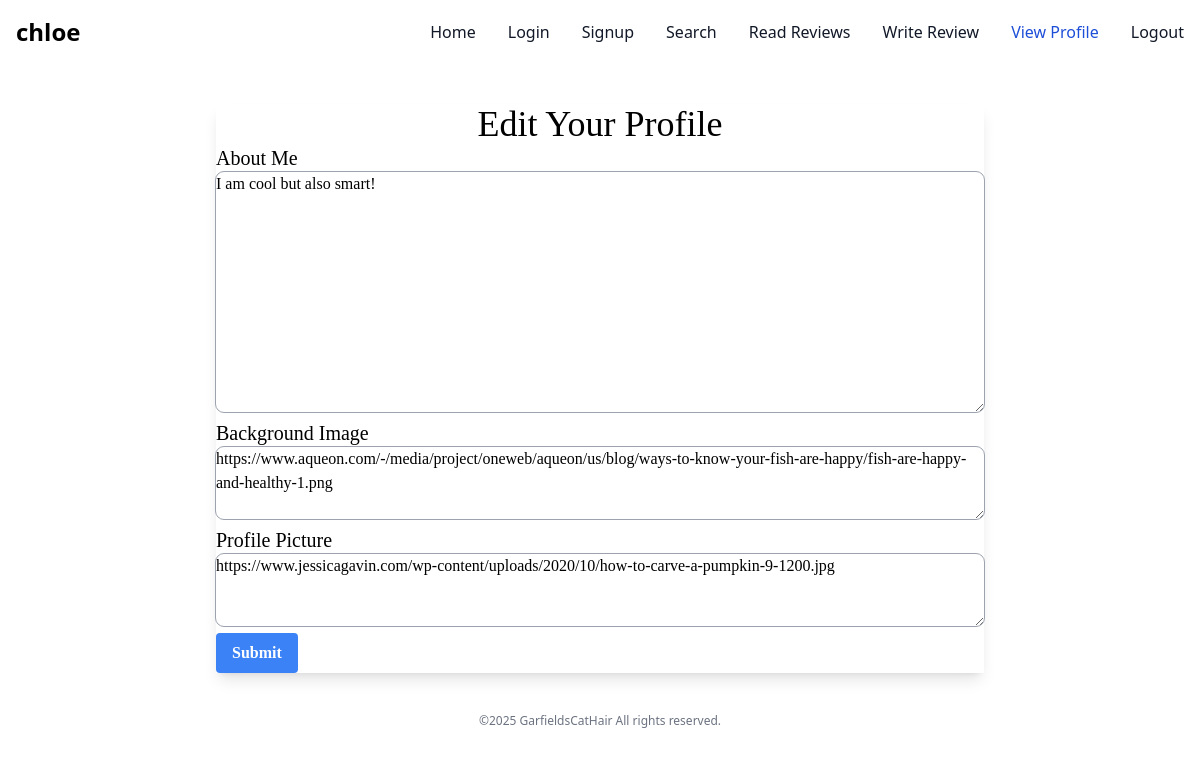
The app's page /settings (signed in) with its own data.
### tables this page shows
CREATE TABLE users(id INTEGER PRIMARY KEY, username TEXT NOT NULL UNIQUE, password TEXT NOT NULL, pfp TEXT NOT NULL, bg_image TEXT NOT NULL, about_me TEXT NOT NULL);

### app/__init__.py (the view)
@app.route("/settings", methods=['GET', 'POST'])
def settings():
    if session.get("username") == None:
        return redirect(url_for("login"))
    if request.method == "GET":
        username = session.get("username")
        pfp = db.getPfp(username)
        bg = db.getBg(username)
        am = db.getAM(username)
        return render_template("settings.html", username=username, pfp=pfp, bg=bg, am=am)
    db.changePfp(request.form.get("profile"), session.get("username"))
    db.changeBg(request.form.get("background"), session.get("username"))
    db.changeAM(request.form.get("about"), session.get("username"))
    return redirect(url_for("profile"))

### app/setup_db.py (called while the page is built)
def getPfp(username):
    return cursor.execute(f"SELECT pfp FROM users WHERE username='{username}'").fetchone()[0]

def getBg(username):
    return cursor.execute(f"SELECT bg_image FROM users WHERE username='{username}'").fetchone()[0]

def getAM(username):
    return cursor.execute(f"SELECT about_me FROM users WHERE username='{username}'").fetchone()[0]

### app/templates/settings.html (shortened to what this page needs)
<!DOCTYPE html>
<html>
<head>
    <script src="https://cdn.tailwindcss.com"></script>
</head>
<body>
    <nav class="bg-white border-blue-600 dark:bg-blue-400">
        <div class="max-w-screen-xl flex flex-wrap items-center justify-between mx-auto p-4">
            <span class="self-center text-2xl font-semibold whitespace-nowrap dark:text-white">{{username}}</span>
          <div class="hidden w-full md:block md:w-auto" id="navbar-default">
            <ul class="font-medium flex flex-col p-4 md:p-0 mt-4 border border-gray-100 rounded-lg bg-gray-50 md:flex-row md:space-x-8 rtl:space-x-reverse md:mt-0 md:border-0 md:bg-white dark:bg-blue-800 md:dark:bg-blue-400 dark:border-blue-700">
              <li>
                <a href="/" class="block py-2 px-3 text-gray-900 rounded hover:bg-gray-100 md:hover:bg-transparent md:border-0 md:hover:text-purple-800 md:p-0 dark:text-white md:dark:hover:text-purple-800 dark:hover:bg-gray-700 dark:hover:text-white md:dark:hover:bg-transparent" aria-current="page">Home</a>
              </li>
              <li>
                <a href="/login" class="block py-2 px-3 text-gray-900 rounded hover:bg-gray-100 md:hover:bg-transparent md:border-0 md:hover:text-purple-800 md:p-0 dark:text-white md:dark:hover:text-purple-800 dark:hover:bg-gray-700 dark:hover:text-white md:dark:hover:bg-transparent">Login</a>
              </li>
              <li>
                <a href="/signup" class="block py-2 px-3 text-gray-900 rounded hover:bg-gray-100 md:hover:bg-transparent md:border-0 md:hover:text-purple-800 md:p-0 dark:text-white md:dark:hover:text-purple-800 dark:hover:bg-gray-700 dark:hover:text-white md:dark:hover:bg-transparent">Signup</a>
              </li>
              <li>
                <a href="/search" class="block py-2 px-3 text-gray-900 rounded hover:bg-gray-100 md:hover:bg-transparent md:border-0 md:hover:text-purple-800 md:p-0 dark:text-white md:dark:hover:text-purple-800 dark:hover:bg-gray-700 dark:hover:text-white md:dark:hover:bg-transparent">Search</a>
              </li>
                <a href="/review" class="block py-2 px-3 text-gray-900 rounded hover:bg-gray-100 md:hover:bg-transparent md:border-0 md:hover:text-purple-800 md:p-0 dark:text-white md:dark:hover:text-purple-800 dark:hover:bg-gray-700 dark:hover:text-white md:dark:hover:bg-transparent">Read Reviews</a>
	      <li>
                <a href="/createReview" class="block py-2 px-3 text-gray-900 rounded hover:bg-gray-100 md:hover:bg-transparent md:border-0 md:hover:text-purple-800 md:p-0 dark:text-white md:dark:hover:text-purple-800 dark:hover:bg-gray-700 dark:hover:text-white md:dark:hover:bg-transparent">Write Review</a>
              </li>
              <li>
                <a href="/profile" class="block py-2 px-3 text-white bg-blue-700 rounded md:bg-transparent md:text-blue-700 md:p-0 dark:text-white md:dark:text-purple-800">View Profile</a>
              </li>
              <li>
                <a href="/logout" class="block py-2 px-3 text-gray-900 rounded hover:bg-gray-100 md:hover:bg-transparent md:border-0 md:hover:text-purple-800 md:p-0 dark:text-white md:dark:hover:text-purple-800 dark:hover:bg-gray-700 dark:hover:text-white md:dark:hover:bg-transparent">Logout</a>
              </li>
            </ul>
          </div>
        </div>
    </nav>
    <div class="font-serif flex justify-center mb-6 mt-6">
        <div class="bg-grey-800 shadow-lg w-full max-w-3xl m-4">
           <h1 class="text-4xl text-center">Edit Your Profile</h1>
           <form action = "/settings" method="POST" class="">
               <label for="about" class="text-xl">About Me</label>
               <textarea rows="10" name="about" class="w-full rounded-lg outline outline-1 outline-gray-400">{{am}}</textarea>
               <br>
               <label for="background" class="text-xl">Background Image</label>
               <textarea rows="3" name="background" class="w-full rounded-lg outline outline-1 outline-gray-400">{{bg}}</textarea>
               <br>
               <label for="profile" class="text-xl">Profile Picture</label>
               <textarea rows="3" name="profile" class="w-full rounded-lg outline outline-1 outline-gray-400">{{pfp}}</textarea>
               <br>
               <button type="submit" class="bg-blue-500 hover:bg-blue-700 text-white font-bold py-2 px-4 rounded">
                   Submit
               </button>
           </form>
        </div>
    </div>
    <p class="text-center text-gray-500 text-xs">
        &copy;2025 GarfieldsCatHair All rights reserved.
    </p>
</body>
</html>

### records on screen
users: username "chloe", about "I am cool but also smart!", background "https://www.aqueon.com/-/media/project/oneweb/aqueon/us/blog/ways-to-know-your-fish-are-happy/fish-are-happy-and-healthy-1.png", profile "https://www.jessicagavin.com/wp-content/uploads/2020/10/how-to-carve-a-pumpkin-9-1200.jpg"
